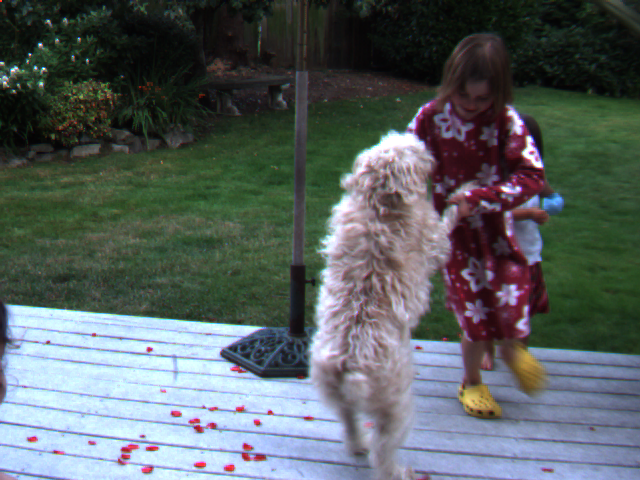
%> input picture ps6_matlab_Haoyang_Zeng/0.png, 640 x 480 px
$ octave ps6_3.m   (GNU Octave 9; MATLAB toolbox functions it lacks are replaced by stand-ins)
%> lines starting %> are read from the running program, lines starting %| are printed output that depends on the picture
### ps6_matlab_Haoyang_Zeng/gaussian.m
function [g0,g1,g2,g3] = gaussian(F1)
F = im2double(F1);
[m,n] = size(F);
gf = fspecial('gaussian',11,1);
g0 = imfilter(F, gf,'replicate');
g0r = imresize(g0,[round(m/2),round(n/2)]);
g1 = imfilter(g0r, gf,'replicate');
g1r = imresize(g1,[round(m/4),round(n/4)]);
g2 = imfilter(g1r, gf,'replicate');
g2r = imresize(g2,[round(m/8),round(n/8)]);
g3 = imfilter(g2r, gf,'replicate');
end

### ps6_matlab_Haoyang_Zeng/warp.m
function [warpI2] = warp(i2,vx,vy)
[M,N]=size(i2);
[x,y]=meshgrid(1:N,1:M);
warpI3=interp2(x,y,i2,x+vx,y+vy,'*nearest');
warpI2=interp2(x,y,i2,x+vx,y+vy,'*linear');
I=find(isnan(warpI2));
warpI2(I)=warpI3(I);
end
%use the function on assignment description

### ps6_matlab_Haoyang_Zeng/ps6_3.m
F1o = imread('0.png');
%> F1o is the input picture: size 480x640x3 uint8; mean R, G, B 88.8, 97, 97.7
F2o = imread('1.png');
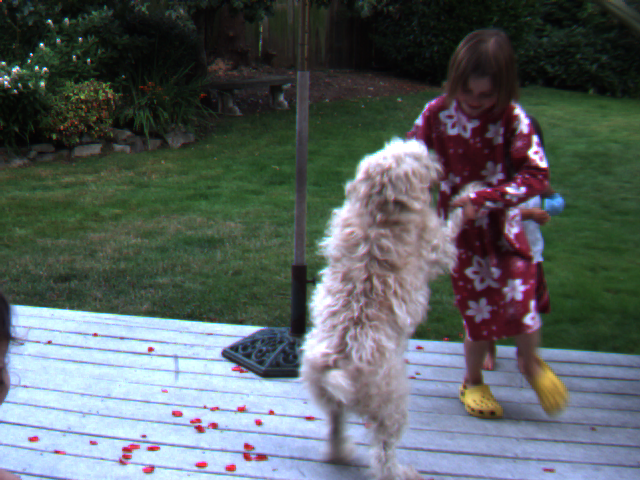
%> input picture ps6_matlab_Haoyang_Zeng/1.png, 640 x 480 px
%> F2o is the input picture: size 480x640x3 uint8; mean R, G, B 89.1, 97.1, 97.8
F1 = im2gray(F1o);
F2 = im2gray(F2o);
[g10,g11,g12,g13] = gaussian(F1);
[g20,g21,g22,g23] = gaussian(F2);
g20 = warp(g20,1,0)
%> in warp, `I=find(isnan(warpI2));`: I = 480 values from 306721 to 307200
I1 = imresize(g10, 0.5);
I2 = imresize(g20, 0.5);
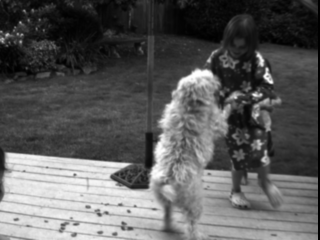
%> I2: size 240x320 double; 0.62% of the values are NaN or infinite; the others: min 0.0127, max 1, mean 0.372; drawn with min black, max white, NaN and infinite black
wsize = 25;
c1 = [-1,1;-1,1];
c2 = [-1,-1;1,1];
c3 = [1,1;1,1];
c4 = [-1,-1;-1,-1];
IX = conv2(I1, c1, 'valid');
IY = conv2(I1, c2, 'valid');
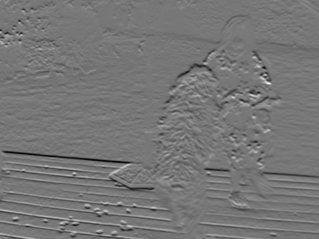
%> IY: size 239x319 double; min -0.78, max 0.885, mean -0.005; drawn with min black and max white
IT = conv2(I1, c3, 'valid') + conv2(I2, c4, 'valid');
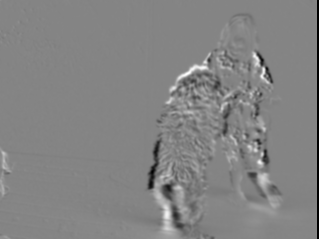
%> IT: size 239x319 double; 0.63% of the values are NaN or infinite; the others: min -2.86, max 2.64, mean -0.00195; drawn with min black, max white, NaN and infinite black
l = size(I1);
%> l = [240 320]
m1 = zeros(l);
m2 = zeros(l);

for i = wsize+1:size(IX,1)-wsize
   for j = wsize+1:size(IX,2)-wsize
      Ix = IX(i-wsize:i+wsize, j-wsize:j+wsize);
      Iy = IY(i-wsize:i+wsize, j-wsize:j+wsize);
      It = IT(i-wsize:i+wsize, j-wsize:j+wsize);
      x = Ix(:);
      y = Iy(:);
      T = -It(:);
      A = [x y];
      M = pinv(A) * T;
      m1(i,j)=M(1);
      m2(i,j)=M(2);
   end
end
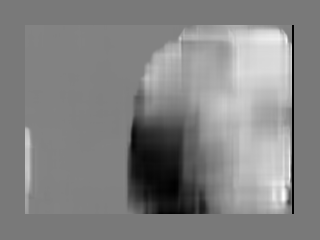
%> m1: size 240x320 double; 0.49% of the values are NaN or infinite; the others: min -3.14, max 3.43, mean 0.267; drawn with min black, max white, NaN and infinite black
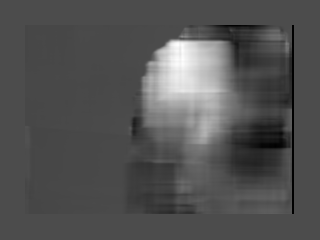
%> m2: size 240x320 double; 0.49% of the values are NaN or infinite; the others: min -1.26, max 2.95, mean 0.118; drawn with min black, max white, NaN and infinite black

[m, n] = size(F1);
%> m = 480; n = 640
[X, Y] = meshgrid(1:n, 1:m);
[lm, ln] = size(m1);
%> lm = 240; ln = 320
[lx, ly] = size(X);
%> lx = 480; ly = 640
M1 = m1(1:10:lm, 1:10:ln);
M2 = m2(1:10:lm, 1:10:ln);
X1 = X(1:20:lx, 1:20:ly);
Y1 = Y(1:20:lx, 1:20:ly);

imshow(F2o);
hold on;
quiver(X1, Y1, M1, M2, 'g')
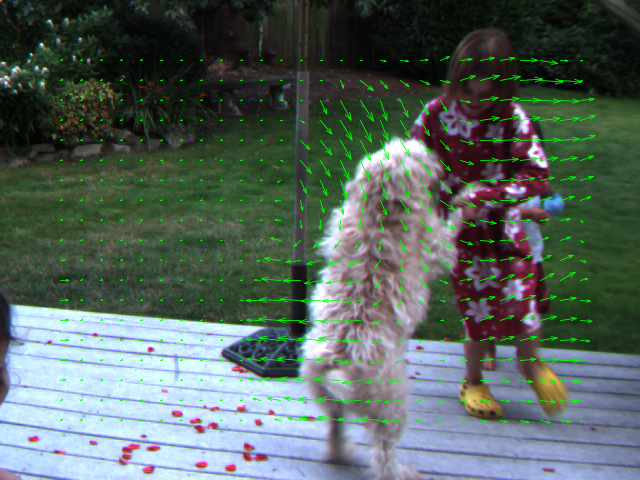
%> figure redrawn from the program's plot data
